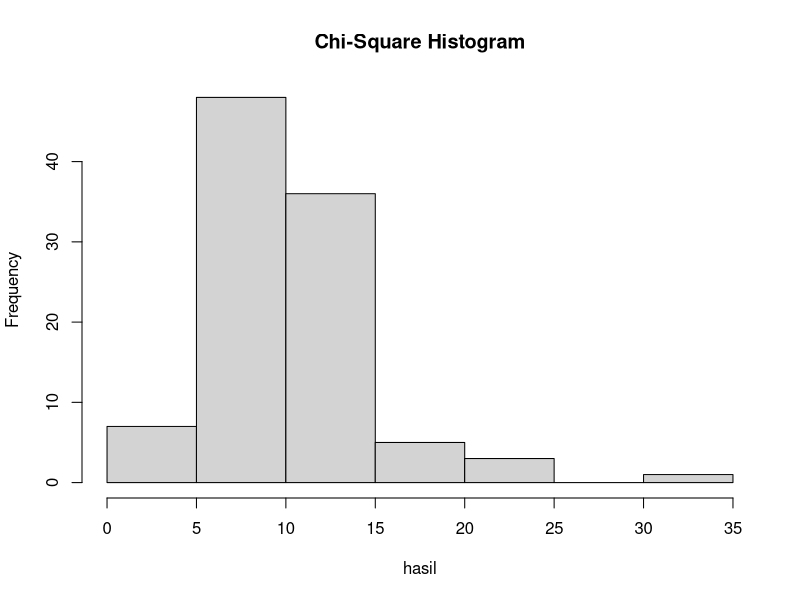

R code for this plot:
x = 2
v = 10

#soal4a
dchisq(x, v)

#soal4b
n = 100
hasil <- rchisq(n, v)
hist(hasil, main = "Chi-Square Histogram")

#soal4c
mean(hasil)
var(hasil)